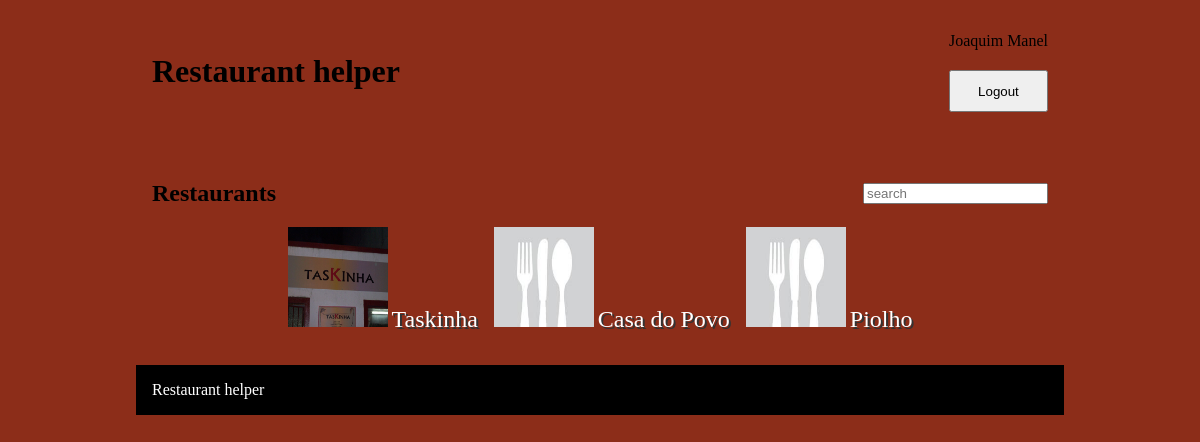
The app's page /pages/main.php (signed in), older data.
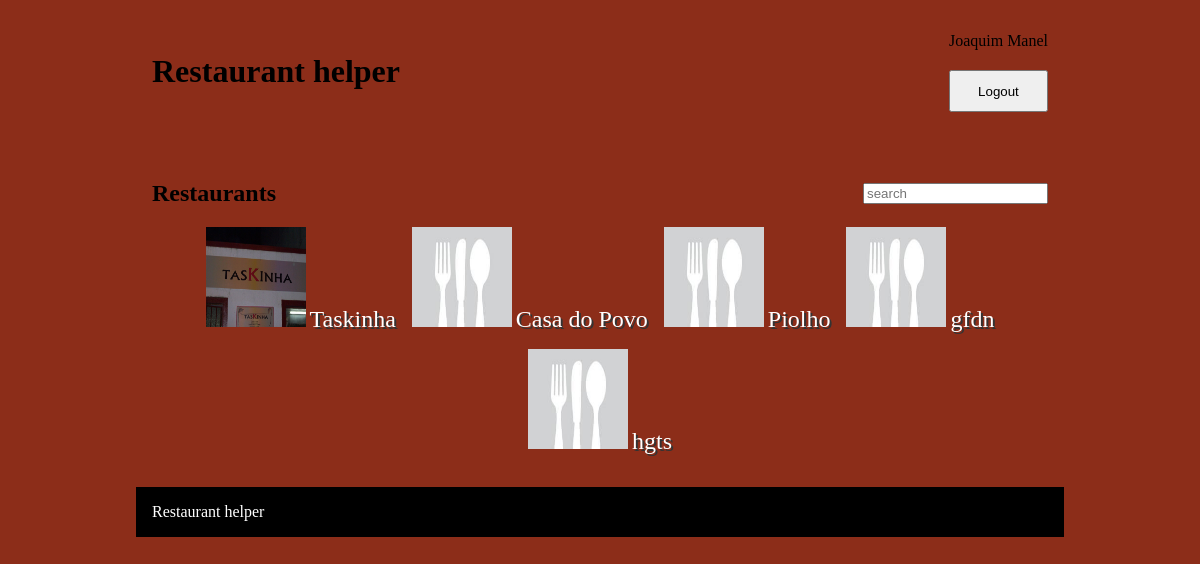
The same page, newer data.
### tables this page shows
CREATE TABLE restaurants (
  id INTEGER PRIMARY KEY,            
  name VARCHAR NOT NULL,
  adress VARCHAR NOT NULL,
  category VARCHAR NOT NULL,
  photo STRING DEFAULT "default.jpg",
  owner INTEGER NOT NULL REFERENCES restaurantOwner(id) ON DELETE CASCADE
                      
);

### pages/main.php (called while the page is built, shortened)
<?php
  require_once('../database/connection.php');
  require_once('../database/restaurant.class.php');
  require_once('../templates/common.php');
  require_once('../templates/restaurants.php');
  $db = getDatabaseConnection();
  $restaurants = Restaurant::getRestaurants($db, 8);
  drawHeader();
  drawRestaurants($restaurants);
  drawFooter();
?>

### database/restaurant.class.php (called while the page is built, shortened)
<?php
  class Restaurant {
    static function getRestaurants(PDO $db, int $count) {
        $stmt = $db->prepare('SELECT id, name,photo FROM restaurants LIMIT ?');
        $stmt->execute(array($count));
        return $stmt->fetchAll();
    }
  }
?>

### templates/restaurants.php (the view, shortened to what this page needs)
<?php function drawRestaurants(array $restaurants) { ?>
  <header>
    <h2>Restaurants</h2>
    <input id="searchrestaurant" type="text" placeholder="search">
  </header>
  <section id="restaurants">
    <?php foreach($restaurants as $restaurant) { ?>
      <article>
        <img src="../restaurantPictures/<?=$restaurant['photo']?>">
        <a href="../pages/restaurant.php?id=<?=$restaurant['id']?>"><?=$restaurant['name']?></a>
      </article>
    <?php } ?>
  </section>
<?php } ?>

### templates/common.php (shortened to what this page needs)
<?php function drawHeader() { ?>
<!DOCTYPE html>
<html lang="en-US">
  <head>
    <link rel="stylesheet" href="../css/style.css">
  </head>
  <body>
    <header>
      <h1><a href="../pages/main.php">Restaurant helper</a></h1>
      <?php if (isset($_SESSION['id'])) drawLogoutForm($_SESSION['name']);?>
    </header>
    <main>
<?php } ?>
<?php function drawFooter() { ?>
    </main>
    <footer>
      Restaurant helper
    </footer>
  </body>
</html>
<?php } ?>
<?php function drawLogoutForm(string $name) { ?>
  <form action="../action/action_logout.php" method="post" class="logout">
  <a href="../pages/profile.php"><?=$name?></a>
    <button type="submit">Logout</button>
  </form>
<?php } ?>

### css/style.css (style rules this page uses)
html { background-color: #8C2D19; }
body { width: 60em; margin: 1em auto; --main-color: black; max-width: 100vw; }
body > * { margin: 0 1em; }
body>header { display: flex; padding: 1em; }
body>header>h1 { flex-grow: 1; font-size: 2em; }
body>header>h1 a { text-decoration: none; color: var(--main-color); }
body>header>form { display: grid; }
body > header form a { text-decoration: none; color: var(--main-color); }
main { margin: 1em; padding: 1em; }
main a { color: var(--main-color); text-decoration: none; }
main > header { display: flex; }
main > header h2 { flex-grow: 1; }
main > header input { align-self: center; }
#restaurants { display: flex; flex-wrap: wrap; justify-content: center; gap: 1em; }
#restaurants article * { grid-column-start: 1; grid-row-start: 1; }
#restaurants article a { color: white; text-decoration: none; text-shadow: 2px 2px #333; font-size: 1.5em; align-self: center; justify-self: center; text-align: center; }
footer { background-color: black; padding: 1em; color: white; }
#restaurants article img { width: 100px !important; height: 100px !important; }

Row changes from the older to the newer data that the page shows:
added restaurants: photo (placeholder picture), name "gfdn"
added restaurants: photo (placeholder picture), name "hgts"
